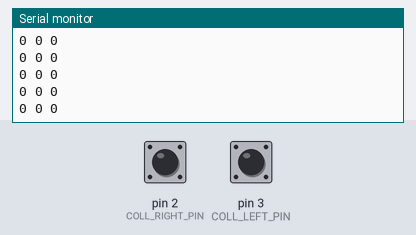
This sketch was run on a simulated Arduino Uno, built with avr-gcc and run on an emulated ATmega328P. On the bench: the last lines printed to the serial monitor. Inputs (shaded band) come from the test bench; at power-on: pin 2 (COLL_RIGHT_PIN) HIGH, pin 3 (COLL_LEFT_PIN) HIGH.

Above: at 1.2 s.
1.3 s: pin 2 (COLL_RIGHT_PIN) pulled LOW for 0.15 s
At 1.31 s:
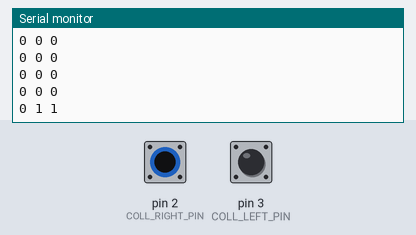
2.9 s: pin 3 (COLL_LEFT_PIN) pulled LOW for 0.15 s
At 2.91 s:
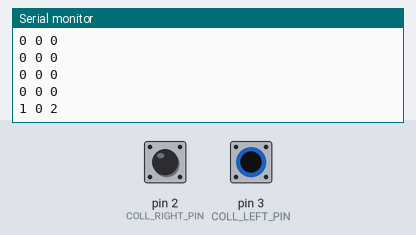
Timing chart, 0 to 5.9 s (numbered marks = the images above; inputs shaded):
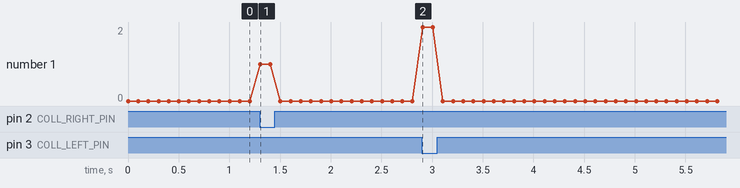

The sketch:

collision_debug.ino
```cpp
/* collision detectors  */

const uint8_t COLL_RIGHT_PIN = 2;    // Right collision detector PIN
const uint8_t COLL_LEFT_PIN = 3;   // Left collision detector PIN
uint8_t coll_left = 0;
uint8_t coll_right = 0;

void setup() {
    Serial.begin(9600);            // init serial port with 9600 baud speed
    pinMode(COLL_LEFT_PIN, INPUT);
    pinMode(COLL_RIGHT_PIN, INPUT);
}

void loop() {
     coll_left = digitalRead(COLL_LEFT_PIN) == LOW;
     coll_right = digitalRead(COLL_RIGHT_PIN) == LOW;
     Serial.print(coll_left);
     Serial.print(" ");
     Serial.print(coll_right);
     Serial.print(" ");
     Serial.println((coll_left << 1) | coll_right);
     delay(100);
}
```

Measured:
- after the input at 1.3 s, the serial monitor: prints a new line at once (image 1)
- after the input at 2.9 s, the serial monitor: prints a new line at once (image 2)
